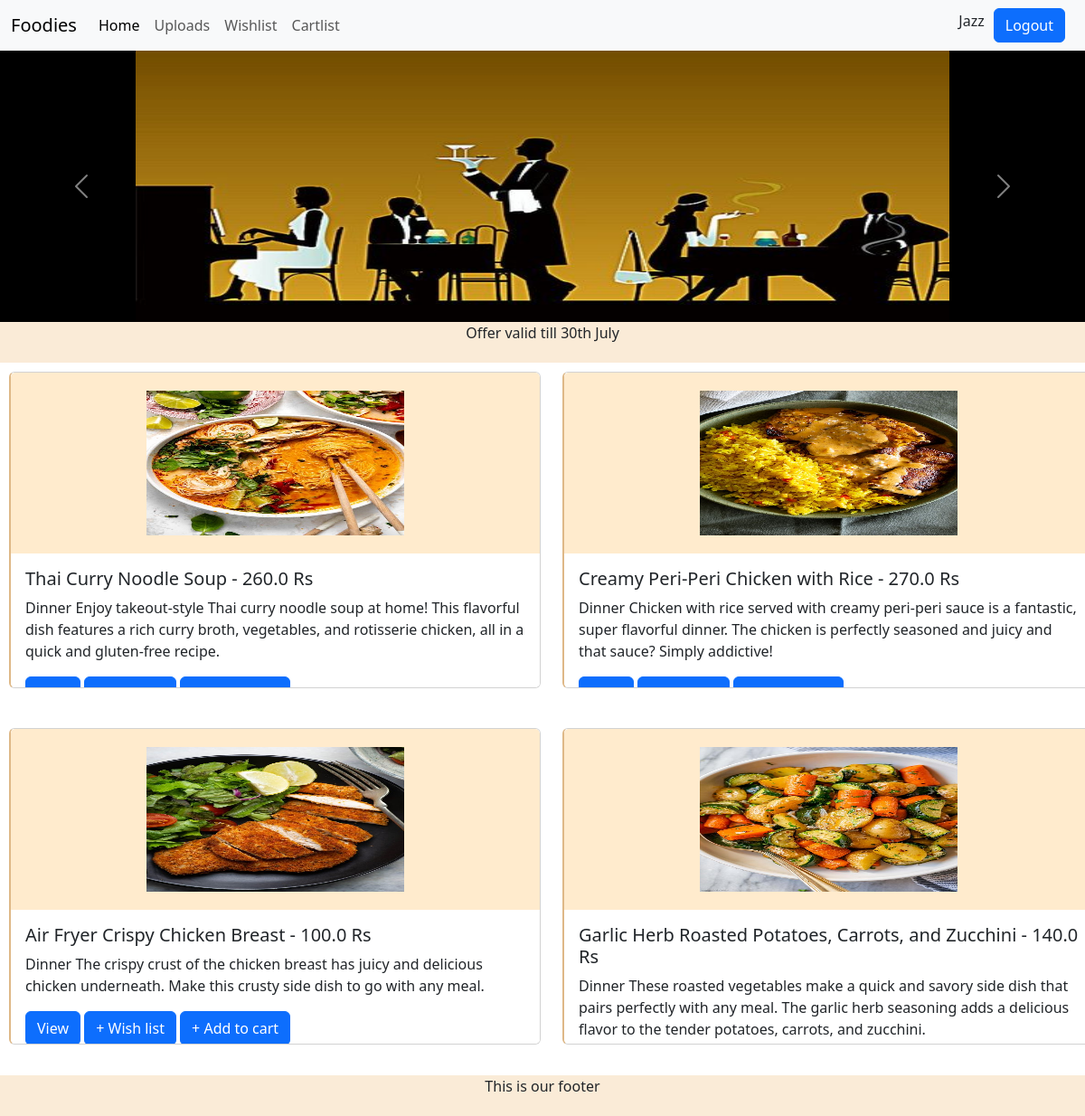
The app's page / (signed in) with its own data.
### Homepage/models.py (models this page shows, shortened)
class FoodImages(models.Model):
    name=models.CharField(max_length=100)
    category = models.TextField()
    cost = models.FloatField()
    images=models.ImageField(upload_to="foodImages/")
    updated = models.DateTimeField(auto_now=True) #updates the filed valuee everytime the instance is saved(to track ur database)
    created = models.DateTimeField(auto_now_add=True)#sets the value when instance is created

### Homepage/views.py (the view)
# urls.py: path('',views.Home,name="home"),
def Home(request):
    Food=FoodImages.objects.all() #to display all the values in the database
    context={'Food':Food}
    return render(request,"home.html",context)

### template/home.html (shortened to what this page needs)
{% extends "main.html"%}
{% block body_block %}
{% load static %}
  <div id="carouselExample" class="carousel slide">
      <div class="carousel-inner">
        <div class="carousel-item active">
          <img src="{% static 'images/hbk1.jpg' %}" class="d-block w-100 pic" alt="..." style="height:300px;width:300px;border-left:150px solid black;border-right:150px solid black;">
        </div>
      </div>
      <button class="carousel-control-prev" type="button" data-bs-target="#carouselExample" data-bs-slide="prev">
        <span class="carousel-control-prev-icon" aria-hidden="true"></span>
      </button>
      <button class="carousel-control-next" type="button" data-bs-target="#carouselExample" data-bs-slide="next">
        <span class="carousel-control-next-icon" aria-hidden="true"></span>
      </button>
  </div>
  <div style="background-color: antiquewhite;width:100%;text-align:center; height:45px">Offer valid till 30th July</div>
  <div class="row">
    {% for item in Food %}
      <div class="col-md-6 mb-4">
        <div class="card" style="width: 100%;">
          <img src="{{ item.images.url }}" class="card-img-top" alt="{{ item.name }}" height="200px" style="padding:20px 150px;background-color:blanchedalmond">
          <div class="card-body">
            <h5 class="card-title">{{ item.name }} - {{ item.cost }} Rs</h5>
            <p class="card-text">{{ item.category }}</p>
            <a href="{% url 'Product' id=item.id %}" class="btn btn-primary">View</a>
            <a href="{% url 'addWish' id=item.id %}" class="btn btn-primary">+ Wish list</a>
            <a href="{% url 'addCart' id=item.id %}" class="btn btn-primary">+ Add to cart</a>
          </div>
        </div>
      </div>
    {% endfor %}
  </div>
{% endblock %}

### template/main.html (shortened to what this page needs)
<!DOCTYPE html>
<html lang="en">
<head>
    <link href="https://cdn.jsdelivr.net/npm/bootstrap@5.3.3/dist/css/bootstrap.min.css" rel="stylesheet">
</head>
<body>
    <nav class="navbar navbar-expand-lg bg-body-tertiary">
        <div class="container-fluid">
          <a class="navbar-brand" href="#">Foodies</a>
          <div class="collapse navbar-collapse" id="navbarSupportedContent">
            <ul class="navbar-nav me-auto mb-2 mb-lg-0">
              <li class="nav-item">
                <a class="nav-link active" aria-current="page" href="{% url 'home' %}">Home</a>
              </li>
              <li class="nav-item">
                <a class="nav-link" href="{% url 'upload_images' %}">Uploads</a>
              </li>
                <a class="nav-link" href="{% url 'show_wishList' %}">Wishlist</a>
                <a class="nav-link" href="{% url 'show_cartList' %}">Cartlist</a>
            </ul>
            {% if user.is_authenticated %}
            <h6>{{user.username}}</h6>
              <a href ="{% url 'Logout' %}">
                <button class="btn btn-primary" type="submit" id="loginButton">Logout</button></a>
            {% else %}
              <a href ="{% url 'Login' %}">
              <button class="btn btn-primary" type="submit" id="loginButton">Login</button></a>
            {% endif %}
          </div>
        </div>
    </nav>
    {% block body_block %}
    {% endblock %}
    <footer style="background-color: antiquewhite;width:100%;text-align:center; height:45px">This is our footer</footer>
</body>
</html>

### template/main.html (style rules this page uses)
#loginButton { margin-left: 10px; margin-right: 10px; }
.card { margin:10px; max-height: 350px; overflow-y: auto; border-left: 2px solid burlywood; }

### records on screen
FoodImages: images (picture), name "Thai Curry Noodle Soup", cost "260.0", category "Dinner Enjoy takeout-style Thai curry noodle soup at home! This flavorful dish features a rich curry broth, vegetables, and rotisserie chicken, all in a quick and gluten-free recipe."
FoodImages: images (picture), name "Creamy Peri-Peri Chicken with Rice", cost "270.0", category "Dinner Chicken with rice served with creamy peri-peri sauce is a fantastic, super flavorful dinner. The chicken is perfectly seasoned and juicy and that sauce? Simply addictive!"
FoodImages: images (picture), name "Air Fryer Crispy Chicken Breast", cost "100.0", category "Dinner The crispy crust of the chicken breast has juicy and delicious chicken underneath. Make this crusty side dish to go with any meal."
FoodImages: images (picture), name "Garlic Herb Roasted Potatoes, Carrots, and Zucchini", cost "140.0", category "Dinner These roasted vegetables make a quick and savory side dish that pairs perfectly with any meal. The garlic herb seasoning adds a delicious flavor to the tender potatoes, carrots, and zucchini."

### other values on screen
{{ user.username }} "Jazz"
